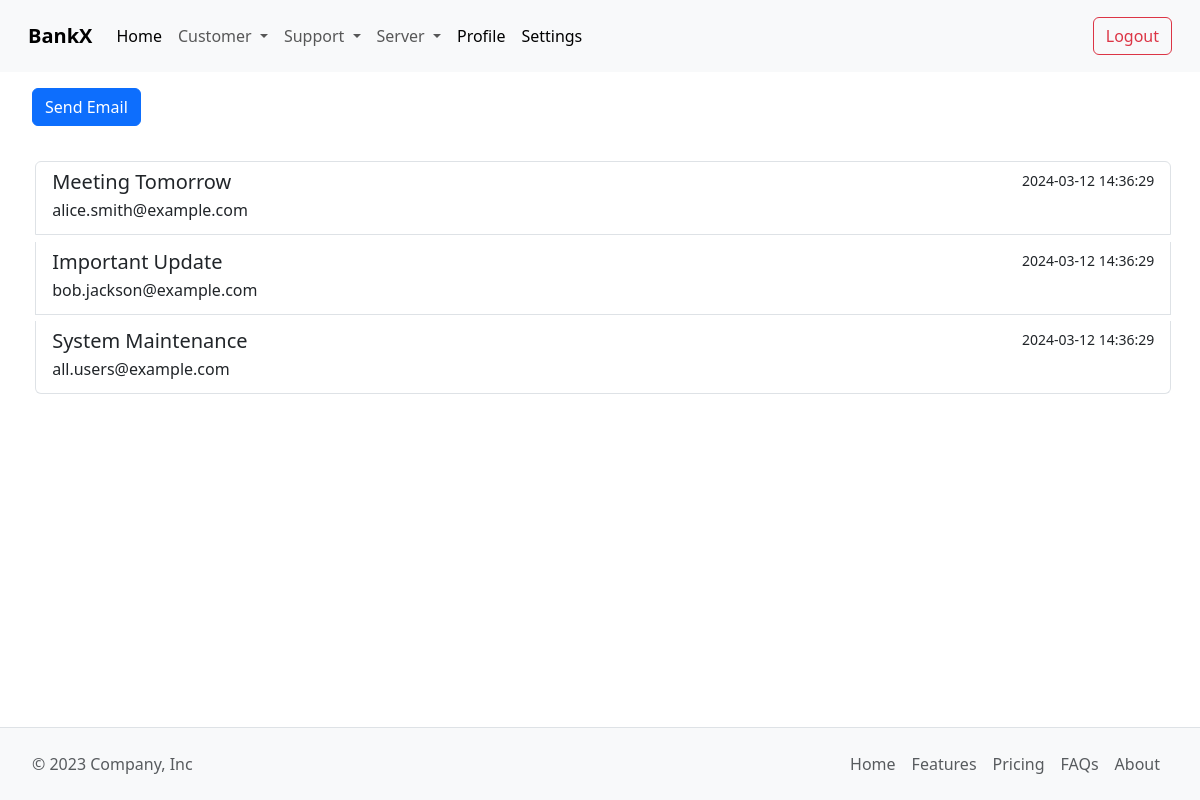
Screenshot of /Admin/system_email_view.php (signed in) with the database file from the repository.
### tables this page shows
CREATE TABLE `AdminEmail` (
    `EmailID` INT PRIMARY KEY AUTO_INCREMENT,
    `EmailUser` VARCHAR(255) NOT NULL,
    `EmailSender` VARCHAR(255) NOT NULL,
    `EmailReciver` VARCHAR(255) NOT NULL,
    `EmailTitle` VARCHAR(255) NOT NULL,
    `EmailMessage` VARCHAR(1000) NOT NULL,
    `EmailTime` TIMESTAMP DEFAULT CURRENT_TIMESTAMP
);

### src/Admin/system_email_view.php (the view)
<?php
include("include/header.php");
require_once("../Modules/config.php");
$query = "SELECT * FROM `AdminEmail`";
$stmt = $conn->query($query);
?>
<div style="padding-left: 2rem; padding-top: 1rem;">
    <a class="btn btn-primary" href="system_email.php" role="button">Send Email</a>
</div>
<div class="list-group" style="padding-top: 2rem; padding-left: 2rem; padding-right: 2rem;">
    <?php
    while($row = $stmt->fetch(PDO::FETCH_ASSOC)) {
    ?>
        <a href="system_email_display.php?id=<?php echo $row['EmailID']; ?>" class="list-group-item list-group-item-action" style="margin: 0.2rem;" aria-current="true">
            <div class="d-flex w-100 justify-content-between">
                <h5 class="mb-1"><?php echo $row['EmailTitle']; ?></h5>
                <small><?php echo $row['EmailTime']; ?></small>
            </div>
            <p class="mb-1"><?php echo $row['EmailReciver']; ?></p>
        </a>
    <?php
    }
    ?>
</div>
<?php
include("include/footer.php");
?>

### rows the page displays
adminemail: EmailTitle "Meeting Tomorrow", EmailTime "2024-03-12 14:36:29", EmailReciver "alice.smith@example.com"
adminemail: EmailTitle "Important Update", EmailTime "2024-03-12 14:36:29", EmailReciver "bob.jackson@example.com"
adminemail: EmailTitle "System Maintenance", EmailTime "2024-03-12 14:36:29", EmailReciver "all.users@example.com"
